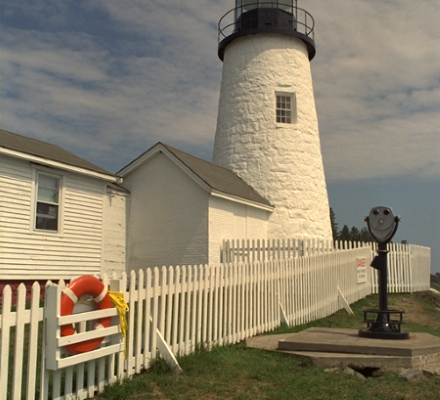
%> input picture demosaic_sim/matlab/origin.png, 440 x 400 px
$ octave Bayerpad_gen.m   (GNU Octave 9; MATLAB toolbox functions it lacks are replaced by stand-ins)
%> lines starting %> are read from the running program, lines starting %| are printed output that depends on the picture
close all;
clear;
clc

%read img,get hang,lie,weidu

    H = imread('origin.png');
%> H is the input picture: size 400x440x3 uint8; mean R, G, B 139.1, 129.9, 109.4
    A = double(H);
    [hang,lie,wei]=size(A);%2160,3840,3
%> hang = 400; lie = 440; wei = 3

%   G R B G

    GRBG=zeros(hang,lie);
    for i=1:2:hang             %G
        for j=1:2:lie
            GRBG(i,j)=A(i,j,2);
        end
    end
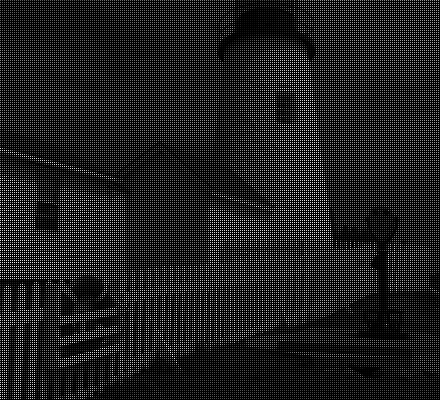
%> GRBG: size 400x440 double; min 0, max 254, mean 32.5

    for i=1:2:hang      %2160   R
        for j=2:2:lie   %3840
            GRBG(i,j)=A(i,j,1);
        end
    end
    for i=2:2:hang              %B
        for j=1:2:lie
            GRBG(i,j)=A(i,j,3);
        end
    end
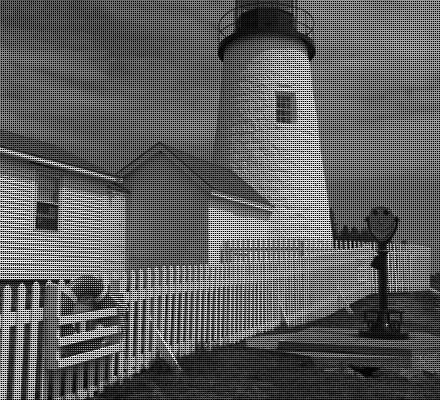
%> GRBG: size 400x440 double; min 0, max 255, mean 94.6
    for i=2:2:hang              %G
        for j=2:2:lie
            GRBG(i,j)=A(i,j,2);
        end
    end
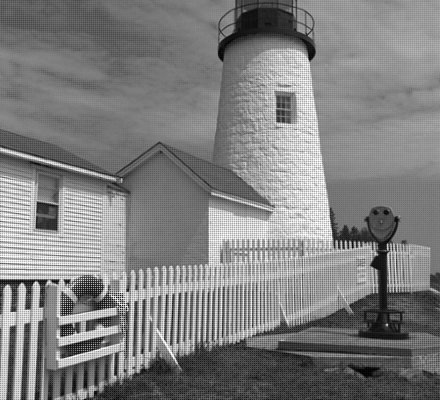
%> GRBG: size 400x440 double; min 0, max 255, mean 127.1

C1=uint8(GRBG);

imwrite(C1,'bayer_GRBG.png');
fid=fopen('bayer_GRBG.txt','w');
for i=1:hang
    for j=1:lie
        fprintf(fid,'%x\n',C1(i,j));
    end
end
fclose(fid);

%csvwrite('bayer_GRBG.txt',C1)

%   R G G B

    RGGB=zeros(hang,lie);
    for i=1:2:hang      %2160   R
        for j=1:2:lie   %3840
            RGGB(i,j)=A(i,j,1);
        end
    end
    for i=1:2:hang             %G
        for j=2:2:lie
            RGGB(i,j)=A(i,j,2);
        end
    end
    for i=2:2:hang              %G
        for j=1:2:lie
            RGGB(i,j)=A(i,j,2);
        end
    end
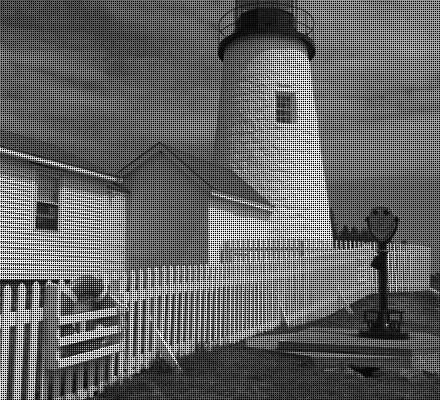
%> RGGB: size 400x440 double; min 0, max 255, mean 99.7
    for i=2:2:hang              %B
        for j=2:2:lie
            RGGB(i,j)=A(i,j,3);
        end
    end

C2=uint8(RGGB);
imwrite(C2,'bayer_RGGB.png');
fid=fopen('bayer_RGGB.txt','w');
for i=1:hang
    for j=1:lie
        fprintf(fid,'%x\n',C2(i,j));
    end
end
fclose(fid);

%csvwrite('bayer_RGGB.txt',C2)

%   B G G R
    BGGR=zeros(hang,lie);
    for i=1:2:hang              %B
        for j=1:2:lie
            BGGR(i,j)=A(i,j,3);
        end
    end
    for i=1:2:hang             %G
        for j=2:2:lie
            BGGR(i,j)=A(i,j,2);
        end
    end
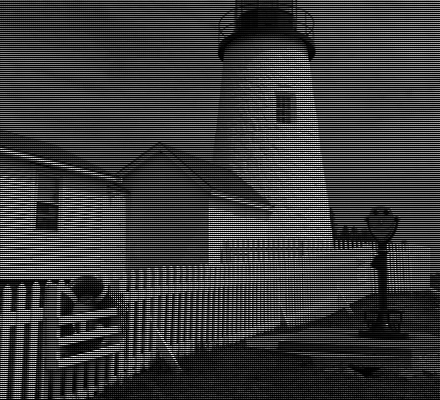
%> BGGR: size 400x440 double; min 0, max 252, mean 59.9
    for i=2:2:hang              %G
        for j=1:2:lie
            BGGR(i,j)=A(i,j,2);
        end
    end
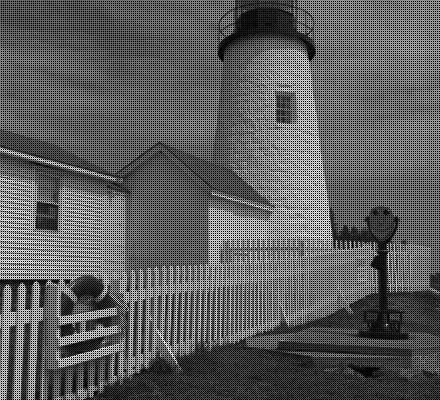
%> BGGR: size 400x440 double; min 0, max 254, mean 92.3
    for i=2:2:hang      %3840   R
        for j=2:2:lie   %2160
            BGGR(i,j)=A(i,j,1);
        end
    end
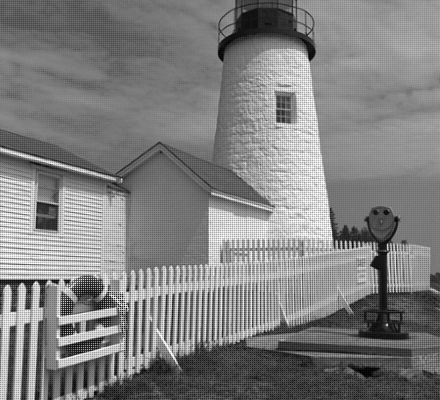
%> BGGR: size 400x440 double; min 0, max 255, mean 127.1; mean of the top-left, top-right, bottom-left and bottom-right quarters 114.4, 141.5, 137.7, 114.8

C3=uint8(BGGR);
imwrite(C3,'bayer_BGGR.png');
fid=fopen('bayer_BGGR.txt','w');
for i=1:hang
    for j=1:lie
        fprintf(fid,'%x\n',C3(i,j));
    end
end
fclose(fid);

%csvwrite('bayer_BGGR.txt',C3)

%   G B R G
    GBRG=zeros(hang,lie);
    for i=1:2:hang             %G
        for j=1:2:lie
            GBRG(i,j)=A(i,j,2);
        end
    end
    for i=1:2:hang              %B
        for j=2:2:lie
            GBRG(i,j)=A(i,j,3);
        end
    end
    for i=2:2:hang      %3840   R
        for j=1:2:lie   %2160
            GBRG(i,j)=A(i,j,1);
        end
    end
    for i=2:2:hang              %G
        for j=2:2:lie
            GBRG(i,j)=A(i,j,2);
        end
    end
C4=uint8(GBRG);
imwrite(C4,'bayer_GBRG.png');
fid=fopen('bayer_GBRG.txt','w');
for i=1:hang
    for j=1:lie
        fprintf(fid,'%x\n',C4(i,j));
    end
end
fclose(fid);
%csvwrite('bayer_GBRG.txt',C4)

subplot(231),imshow(H);
subplot(232),imshow(C1);
subplot(233),imshow(C2);
subplot(234),imshow(C3);
subplot(235),imshow(C4);
